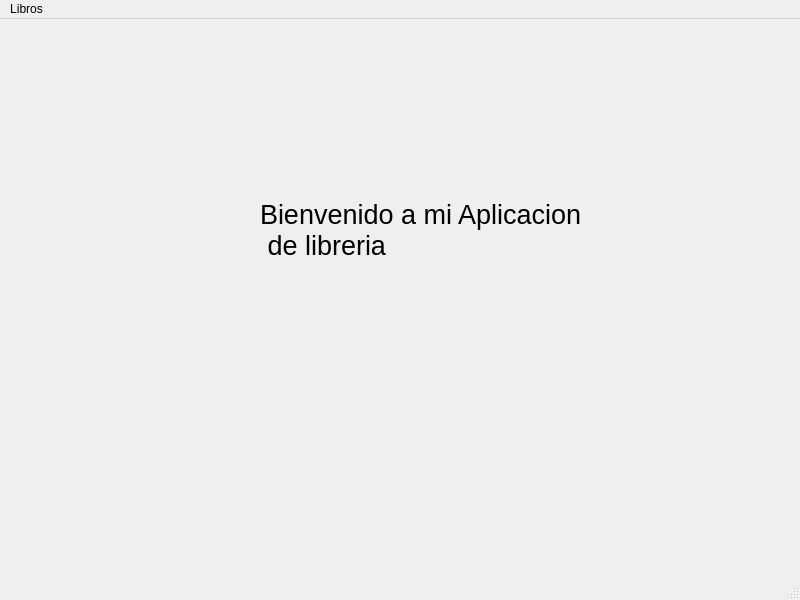
<?xml version="1.0" encoding="UTF-8"?>
<ui version="4.0">
 <class>mainWindow</class>
 <widget class="QMainWindow" name="mainWindow">
  <property name="geometry">
   <rect>
    <x>0</x>
    <y>0</y>
    <width>800</width>
    <height>600</height>
   </rect>
  </property>
  <property name="windowTitle">
   <string>MainWindow</string>
  </property>
  <widget class="QWidget" name="centralwidget">
   <widget class="QLabel" name="pantalla_inicio">
    <property name="geometry">
     <rect>
      <x>260</x>
      <y>150</y>
      <width>321</width>
      <height>121</height>
     </rect>
    </property>
    <property name="font">
     <font>
      <pointsize>20</pointsize>
     </font>
    </property>
    <property name="text">
     <string>Bienvenido a mi Aplicacion 
 de libreria</string>
    </property>
   </widget>
  </widget>
  <widget class="QMenuBar" name="menubar">
   <property name="geometry">
    <rect>
     <x>0</x>
     <y>0</y>
     <width>800</width>
     <height>21</height>
    </rect>
   </property>
   <widget class="QMenu" name="menuLibros">
    <property name="title">
     <string>Libros</string>
    </property>
    <addaction name="submenu_listar_libros"/>
    <addaction name="submenu_insertar_libro"/>
    <addaction name="submenu_inicio"/>
    <addaction name="submenu_list_widget_libros"/>
    <addaction name="submenu_table_widget_libros"/>
   </widget>
   <addaction name="menuLibros"/>
  </widget>
  <widget class="QStatusBar" name="statusbar"/>
  <action name="submenu_listar_libros">
   <property name="text">
    <string>Listar Libros</string>
   </property>
  </action>
  <action name="submenu_insertar_libro">
   <property name="text">
    <string>Insertar Libros</string>
   </property>
  </action>
  <action name="submenu_inicio">
   <property name="text">
    <string>inicio</string>
   </property>
  </action>
  <action name="submenu_list_widget_libros">
   <property name="text">
    <string>listar libros usando list widget</string>
   </property>
  </action>
  <action name="submenu_table_widget_libros">
   <property name="text">
    <string>listar libros usando tabla widget</string>
   </property>
  </action>
 </widget>
 <resources/>
 <connections/>
</ui>
